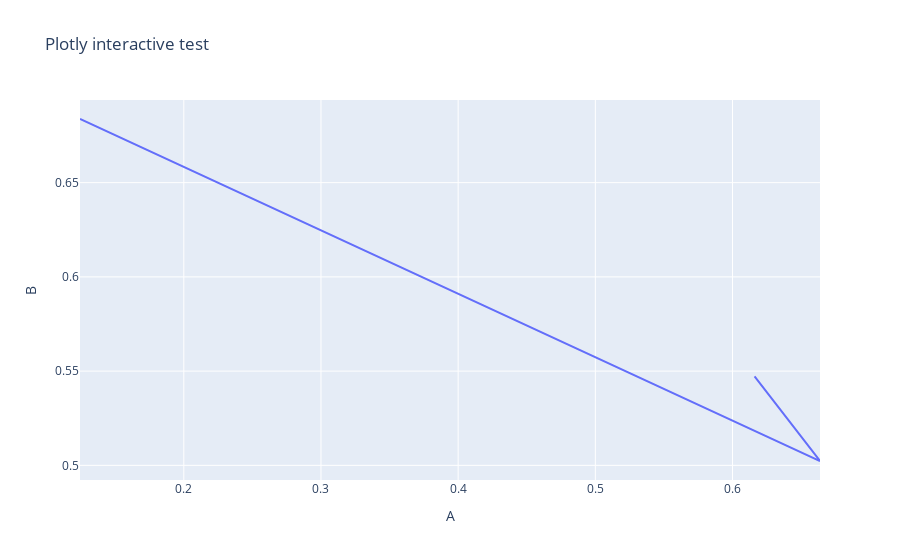

Notebook code cell kept with this figure:
### Markdown cell above
# Test environment notebook
Checks all required Python libraries.

### Code cell
print("=== Checking core libraries ===")
import sys, importlib

libs = [
    "numpy", "pandas", "matplotlib", "seaborn", "scipy",
    "plotly", "openpyxl", "geopandas", "fiona", "shapely",
    "pyproj", "rtree", "ydata_profiling", "sodapy", "pandas_bokeh"
]

for lib in libs:
    try:
        mod = importlib.import_module(lib)
        ver = getattr(mod, "__version__", "no version info")
        print(f"✅ {lib} ({ver})")
    except Exception as e:
        print(f"❌ {lib} failed to import: {e}")

print("\n=== Basic functionality tests ===")

# ---- NumPy & Pandas ----
import numpy as np, pandas as pd
arr = np.random.rand(3, 3)
df = pd.DataFrame(arr, columns=["A","B","C"])
print("Pandas DataFrame created:\n", df.head(), "\n")

# ---- Matplotlib ----
import matplotlib.pyplot as plt
plt.plot([0, 1, 2], [0, 1, 4])
plt.title("Matplotlib test plot")
plt.show()

# ---- Seaborn ----
import seaborn as sns
sns.set_theme()
sns.histplot(df["A"])
plt.title("Seaborn test plot")
plt.show()

# ---- Plotly ----
import plotly.express as px
fig = px.line(df, x="A", y="B", title="Plotly interactive test")
fig.show()

# ---- GeoPandas ----
import geopandas as gpd
from shapely.geometry import Point
gdf = gpd.GeoDataFrame({"value":[1,2,3]}, geometry=[Point(2,3), Point(3,4), Point(4,5)])
print("GeoDataFrame created:\n", gdf.head(), "\n")

# ---- ydata_profiling ----
from ydata_profiling import ProfileReport
profile = ProfileReport(df, minimal=True)
print("ydata_profiling works (report generated in memory)")

# ---- sodapy ----
from sodapy import Socrata
print("sodapy imported successfully (requires API token for real calls)")

print("\n🎉 All libraries imported and basic tests completed successfully!")

### Figure 1 — Plotly figure (JSON) as saved in the notebook; plotly's stock layout.template omitted (floating-point values rounded to 4 significant figures)
{"data": [{"hovertemplate": "A=%{x}<br>B=%{y}<extra></extra>", "legendgroup": "", "line": {"color": "#636efa", "dash": "solid"}, "marker": {"symbol": "circle"}, "mode": "lines", "name": "", "orientation": "v", "showlegend": false, "type": "scatter", "x": [0.1243, 0.6638, 0.6161], "xaxis": "x", "y": [0.6838, 0.5023, 0.5472], "yaxis": "y"}], "layout": {"legend": {"tracegroupgap": 0}, "title": {"text": "Plotly interactive test"}, "xaxis": {"anchor": "y", "domain": [0, 1], "title": {"text": "A"}}, "yaxis": {"anchor": "x", "domain": [0, 1], "title": {"text": "B"}}}}
